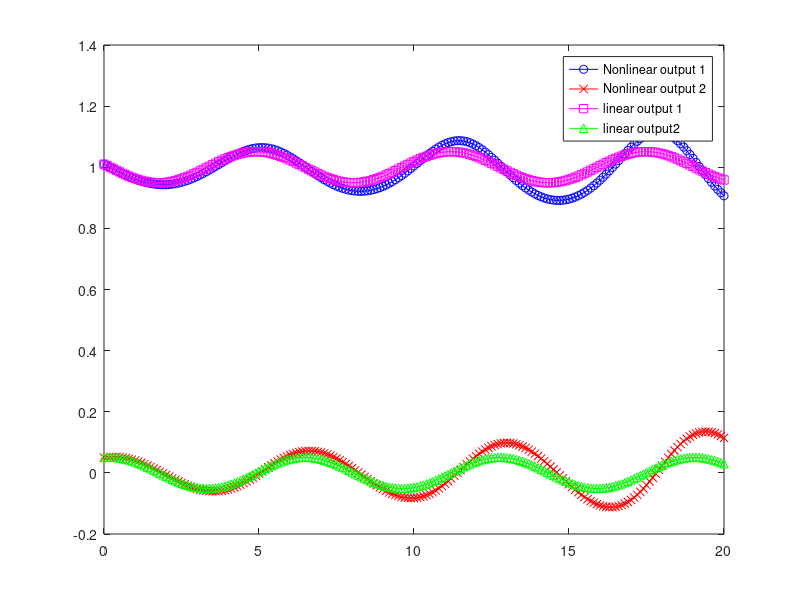
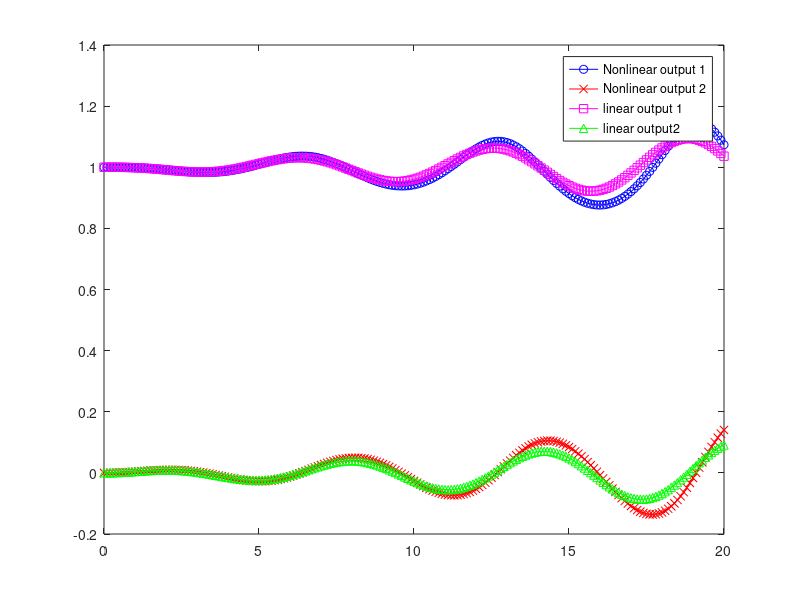

Here is the MATLAB script that generated these plots, in order:
clc;clear;
A=[0,-1;1,0];
B=[0;1];
C=[1,0;0,1];
D=[0;0];
Sys=ss(A,B,C,D);
[V,D]=eig(A);
X=[1.01;0.05];
dT=0.1;
T=0:dT:20;
figure(1);
Weight=0;
for i=2:1:length(T)
    dX1=X(2,i-1)-2*X(1,i-1)*X(2,i-1);
    dX2=-X(1,i-1)+X(1,i-1)^(2)+X(2,i-1)^(2)+Weight*sin(T(i-1));
    X(1,i)=X(1,i-1)+dX1*dT;
    X(2,i)=X(2,i-1)+dX2*dT;
end
U=zeros(length(T),1);
y=lsim(Sys,U,T,[0.01;0.05]);
plot(T,X(1,:),'bo-',T,X(2,:),'rx-',T,y(:,1)'+1.00,'ms-',T,y(:,2)','g^-');
legend('Nonlinear output 1','Nonlinear output 2','linear output 1','linear output2')
figure(2);
X=[1.0;0];
Weight=0.01;
for i=2:1:length(T)
    dX1=X(2,i-1)-2*X(1,i-1)*X(2,i-1);
    dX2=-X(1,i-1)+X(1,i-1)^(2)+X(2,i-1)^(2)+Weight*sin(T(i-1));
    X(1,i)=X(1,i-1)+dX1*dT;
    X(2,i)=X(2,i-1)+dX2*dT;
end
U=Weight*sin(T);
y=lsim(Sys,U,T,[0;0]);
plot(T,X(1,:),'bo-',T,X(2,:),'rx-',T,y(:,1)'+1.00,'ms-',T,y(:,2)','g^-');
legend('Nonlinear output 1','Nonlinear output 2','linear output 1','linear output2')